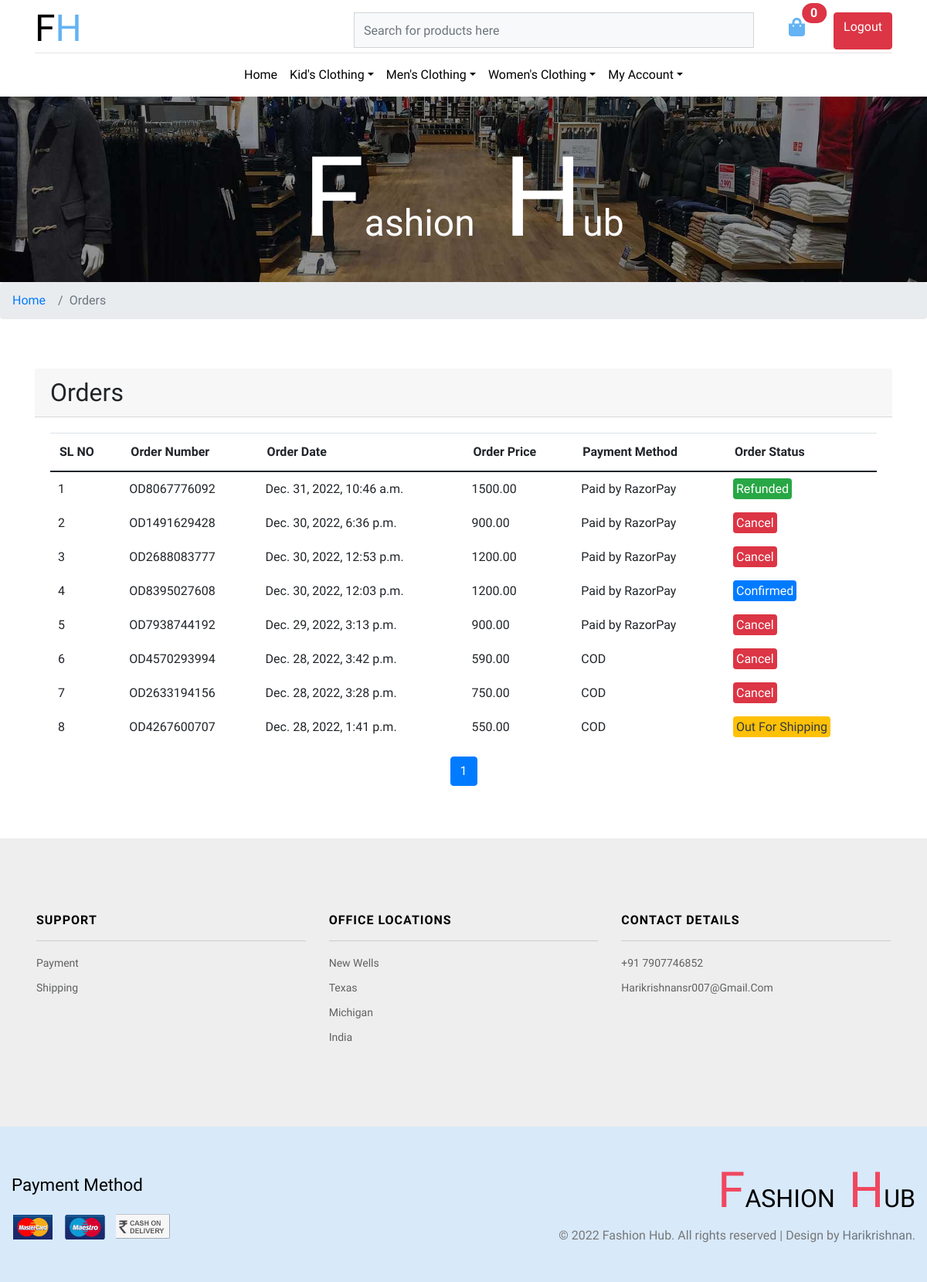
Before: /my_orders (signed in) with the older database file.
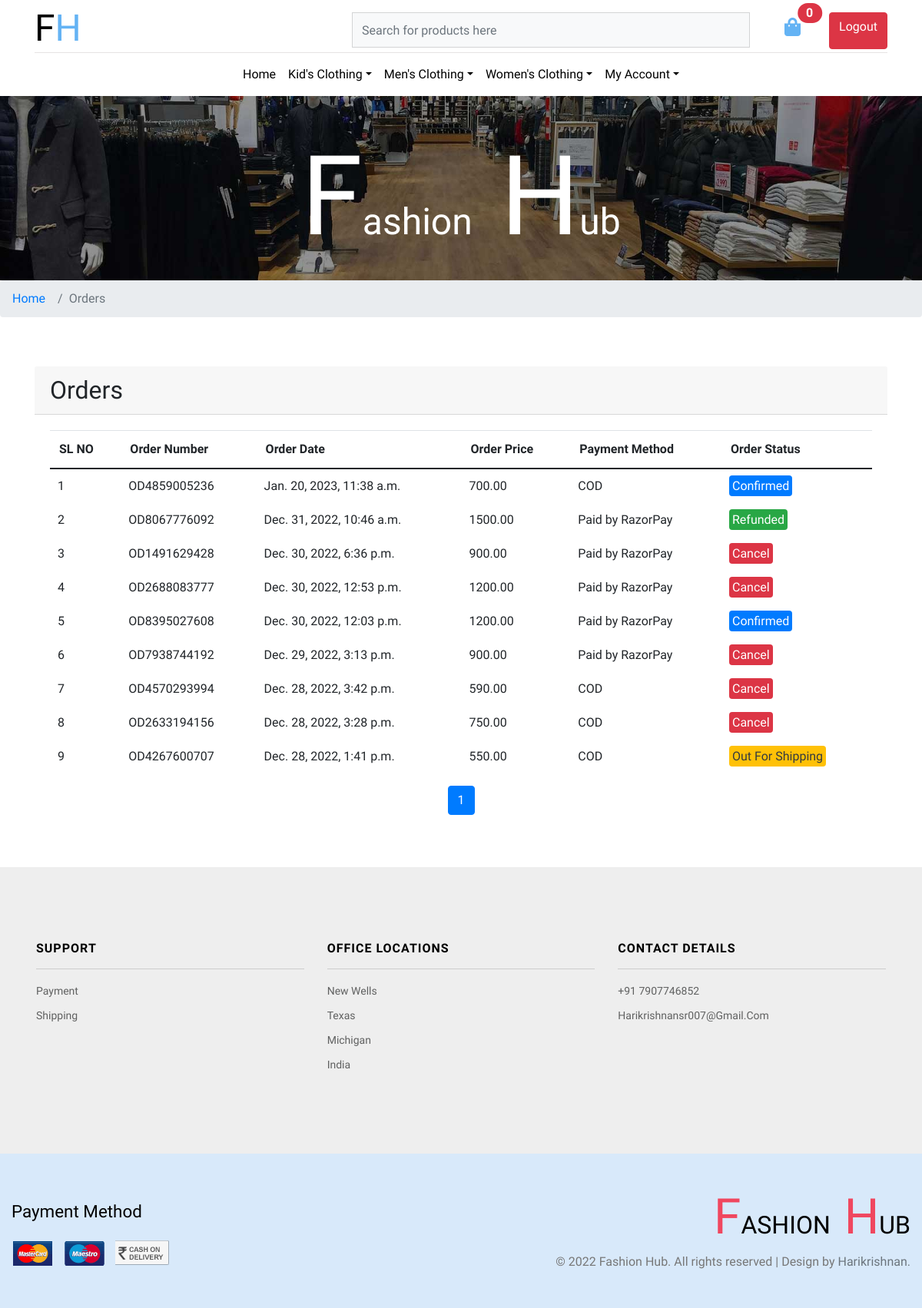
After: the same page with the newer database file.
### admin_dashboard/models.py (models this page shows, shortened)
class Category(MPTTModel):
    name = models.CharField( max_length=255, unique=True)
    image = models.ImageField(upload_to="category", blank=True)
    parent = TreeForeignKey('self', related_name='children', on_delete=models.CASCADE, blank=True, null=True)
    slug = models.SlugField( max_length=255, null = True, unique=True)
    description = models.TextField(null = True, blank = True)
    created = models.DateTimeField( auto_now_add=True)
    updated = models.DateTimeField(auto_now=True)
    class MPTTMeta:
        order_insertion_by = ['name']
    class Meta:
        unique_together = (('parent', 'slug',))
        verbose_name_plural = 'categories'

### order/models.py (models this page shows, shortened)
class Order(models.Model):
   payment_method = models.CharField(max_length=100, null = True, blank = True)
   user = models.ForeignKey(User, on_delete=models.CASCADE)
   created_at = models.DateTimeField(auto_now_add=True)
   updated_at = models.DateTimeField(auto_now_add=True)
   transaction_id = models.CharField(max_length=200, null = True, blank = True)
   order_statuses =(
    ('Confirmed','Confirmed'),
    ('Out For Shipping', 'Out For Shipping'),
    ('Delivered', 'Delivered'),
    ('Cancel', 'Cancel'),
    ('Refunded', 'Refunded'),
   )
   status = models.CharField(max_length=150, choices=order_statuses, default="Confirmed")
   order_number = models.CharField(max_length=150, null=True)
   grand_total = models.DecimalField(max_digits=10, decimal_places=2, null = True, blank = True)
   address = models.ForeignKey(Address, null = True, on_delete=models.CASCADE)

### order/views.py (the view)
# urls.py: path('my_orders', views.index, name="my_orders"),
def index(request):
    orders = Order.objects.filter(user = request.user).order_by('-created_at')
    paginator = Paginator(orders, 10)
    page = request.GET.get('page')
    paged_orders = paginator.get_page(page)
    context ={
        'orders': paged_orders
    }
    return render(request, 'shop/order_list.html', context)

### admin_dashboard/context_processor.py (called while the page is built)
def subject_renderer(request):
   return {
       'main_categories': Category.objects.filter(parent=None).order_by('name')
   }

### templates/shop/order_list.html (shortened to what this page needs)
{% extends 'shop/main.html' %}
{% load static %}
{% block content%}
	<div class="ibanner_w3 pt-sm-5 pt-3">
		<h4 class="head_agileinfo text-center text-capitalize text-center pt-5">
			<span>f</span>ashion
			<span>h</span>ub</h4>
	</div>
    <nav aria-label="breadcrumb">
        <ol class="breadcrumb">
            <li class="breadcrumb-item">
                <a href="{%  url 'home' %}">Home</a>
            </li>
            <li class="breadcrumb-item active" aria-current="page">Orders</li>
        </ol>
    </nav>
    <section class="checkout_wthree py-sm-5 py-3">
        <div class="container">
            <div class="row">
                <div class="col-md-12">
                    <div class="card-header">
                        <h2 class="mb-0">Orders</h2>
                    </div>
                    <div class="card-body">
                        <table class="table">
                            <thead>
                                <tr>
                                    <th>SL NO</th>
                                    <th>Order Number</th>
                                    <th>Order Date</th>
                                    <th>Order Price</th>
                                    <th>Payment Method</th>
                                    <th>Order Status</th>
                                </tr>
                            </thead>
                            <tbody>
                                {% for order in orders%}
                                    <tr data-href="{% url 'order_details' order.order_number %}" >
                                        <td>{{ forloop.counter }}</td>
                                        <td>{{ order.order_number }}</td>
                                        <td>{{ order.created_at }}</td>
                                        <td>{{ order.grand_total }}</td>
                                        <td>{{ order.payment_method }}</td>
                                        <td>
                                            {% if order.status == "Confirmed" %}
                                                <span class="p-1 mb-2 bg-primary text-white rounded">{{ order.status }}</span>
                                            {% elif order.status == "Out For Shipping" %}
                                                <span class="p-1 mb-2 bg-warning text-dark rounded">{{ order.status }}</span>
                                            {% elif order.status == "Cancel" %}
                                                <span class="p-1 mb-2 bg-danger text-white rounded">{{ order.status }}</span>
                                            {% else %}
                                                <span class="p-1 mb-2 bg-success text-white rounded">{{ order.status }}</span>
                                            {% endif %}
                                        </td>
                                    </tr>
                                {% endfor %}
                            </tbody>
                        </table>
                        <nav aria-label="Page navigation example">
                            <ul class="pagination justify-content-center">
                                {% for i in orders.paginator.page_range %}
                                    {% if orders.number == i %}
                                        <li class="page-item active "><a class="page-link" href="?page={{ i }}">{{ i }}</a></li>
                                    {% else %}
                                        <li class="page-item"><a class="page-link" href="?page={{ i }}">{{ i }}</a></li>
                                    {% endif %}
                                {% endfor %}
                            </ul>
                        </nav>
                    </div>
                </div>
            </div>
        </div>
    </section>
{% endblock%}

### templates/shop/main.html (shortened to what the changed rows need)
{% load static %}
<!DOCTYPE html>
<html lang="zxx">
    <head>
        <link href="https://cdn.jsdelivr.net/npm/bootstrap@5.0.0-beta3/dist/css/bootstrap.min.css" rel="stylesheet" />
        <link rel="stylesheet" href="https://cdnjs.cloudflare.com/ajax/libs/font-awesome/5.15.3/css/all.min.css" />
        <link rel="stylesheet" href="https://use.fontawesome.com/releases/v5.7.2/css/all.css">
        <link rel="stylesheet" type="text/css" href="{% static '/css/shop/bootstrap.css' %}"  media="all">
        <link rel="stylesheet" type="text/css" href="{% static '/css/shop/shop.css' %}"  media="all">
        <link rel="stylesheet" type="text/css" href="{% static '/css/shop/owl.carousel.min.css' %}"  media="all">
        <link rel="stylesheet" type="text/css" href="{% static '/css/shop/style.css' %}"  media="all">
        <link rel="stylesheet" type="text/css" href="{% static '/css/shop/flexslider.css' %}"  media="all">
        <link rel="stylesheet" type="text/css" href="{% static '/css/shop/checkout.css' %}"  media="all">
        <link rel="stylesheet" type="text/css" href="{% static '/css/shop/easy-responsive-tabs.css' %}"  media="all">
        <link rel="stylesheet" type="text/css" href="{% static '/css/shop/creditly.css' %}"  media="all">
        <link rel="stylesheet" type="text/css" href="{% static '/css/shop/owl.carousel.min.css' %}"  media="all">
    </head>
    <body>
        <header>
            <div class="container">
                <nav class="top_nav d-flex pt-3 pb-1">
                    <h1>
                        <a class="navbar-brand" href="{% url 'home'  %}">fh
                        </a>
                    </h1>
                </nav>
                <nav class="navbar navbar-expand-lg navbar-light justify-content-center">
                    <div class="collapse navbar-collapse" id="navbarSupportedContent">
                        <ul class="navbar-nav mx-auto text-center">
                            {% for main_category in main_categories %}
                                <li class="nav-item dropdown has-mega-menu" style="position:static;">
                                    <a class="nav-link dropdown-toggle" data-toggle="dropdown" href="{%  url 'product_list' main_category.slug %}" role="button" aria-haspopup="true" aria-expanded="false">{{ main_category.name }}</a>
                                </li>
                            {% endfor %}
                        </ul>
                    </div>
                </nav>
            </div>
        </header>
        {% block content %}{% endblock content %}
        <footer>
            <div class="footerv2-w3ls">
                <div class="container-fluid py-5 footer-copy_w3ls">
                    <div class="d-lg-flex justify-content-between">
                        <div class="cpy-right align-self-center">
                            <h2 class="agile_btxt">
                                <a href="index.html">
                                    <span>f</span>ashion
                                    <span>h</span>ub</a>
                            </h2>
                        </div>
                    </div>
                </div>
            </div>
        </footer>
    </body>
</html>

Changed rows visible on the page:
added Order: order_number "OD4859005236", created_at "Jan. 20, 2023, 11:38 a.m.", grand_total "700.00", payment_method "COD", status "Confirmed"
